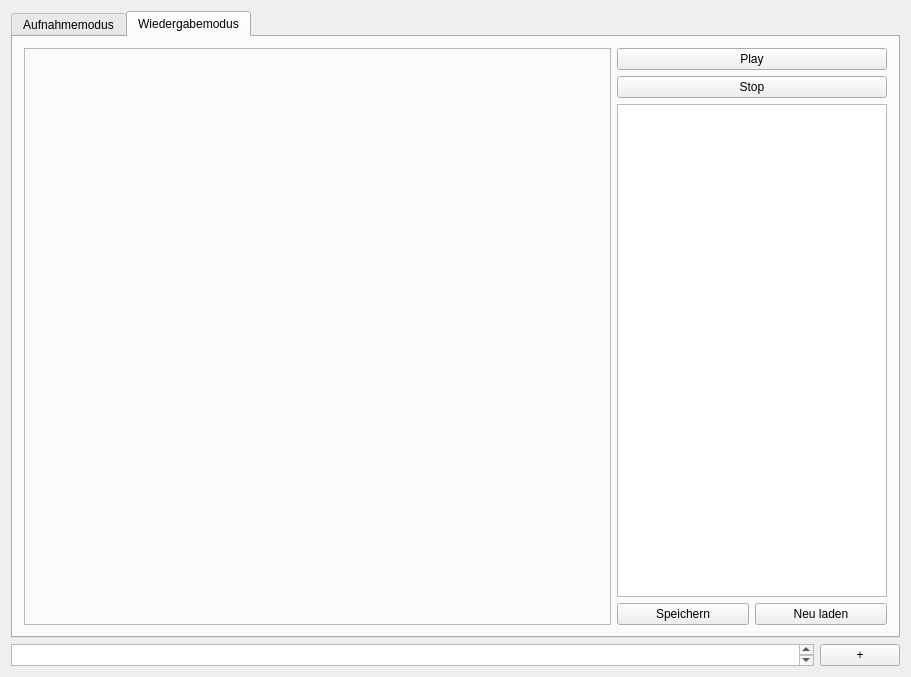
<?xml version="1.0" encoding="UTF-8"?>
<ui version="4.0">
 <class>MainWindow</class>
 <widget class="QMainWindow" name="MainWindow">
  <property name="geometry">
   <rect>
    <x>0</x>
    <y>0</y>
    <width>911</width>
    <height>677</height>
   </rect>
  </property>
  <property name="sizePolicy">
   <sizepolicy hsizetype="Expanding" vsizetype="Expanding">
    <horstretch>0</horstretch>
    <verstretch>0</verstretch>
   </sizepolicy>
  </property>
  <property name="windowTitle">
   <string>octopus video-capture tool</string>
  </property>
  <property name="documentMode">
   <bool>false</bool>
  </property>
  <widget class="QWidget" name="centralWidget">
   <property name="sizePolicy">
    <sizepolicy hsizetype="Expanding" vsizetype="Expanding">
     <horstretch>0</horstretch>
     <verstretch>0</verstretch>
    </sizepolicy>
   </property>
   <layout class="QVBoxLayout" name="verticalLayout_4">
    <item>
     <widget class="QTabWidget" name="tabWidget">
      <property name="enabled">
       <bool>true</bool>
      </property>
      <property name="sizePolicy">
       <sizepolicy hsizetype="Expanding" vsizetype="Expanding">
        <horstretch>0</horstretch>
        <verstretch>5</verstretch>
       </sizepolicy>
      </property>
      <property name="toolTip">
       <string/>
      </property>
      <property name="currentIndex">
       <number>1</number>
      </property>
      <property name="tabBarAutoHide">
       <bool>false</bool>
      </property>
      <widget class="QWidget" name="tab">
       <property name="enabled">
        <bool>true</bool>
       </property>
       <property name="sizePolicy">
        <sizepolicy hsizetype="Expanding" vsizetype="Expanding">
         <horstretch>0</horstretch>
         <verstretch>0</verstretch>
        </sizepolicy>
       </property>
       <attribute name="title">
        <string>Aufnahmemodus</string>
       </attribute>
       <layout class="QHBoxLayout" name="horizontalLayout_4">
        <item>
         <layout class="QVBoxLayout" name="verticalLayout_6">
          <item>
           <widget class="QFrame" name="frame_5">
            <property name="sizePolicy">
             <sizepolicy hsizetype="Expanding" vsizetype="Expanding">
              <horstretch>0</horstretch>
              <verstretch>0</verstretch>
             </sizepolicy>
            </property>
            <property name="frameShape">
             <enum>QFrame::StyledPanel</enum>
            </property>
            <property name="frameShadow">
             <enum>QFrame::Raised</enum>
            </property>
            <layout class="QHBoxLayout" name="horizontalLayout_3">
             <item>
              <layout class="QGridLayout" name="recordingGrid"/>
             </item>
             <item>
              <widget class="QGroupBox" name="groupBox">
               <property name="sizePolicy">
                <sizepolicy hsizetype="Maximum" vsizetype="Preferred">
                 <horstretch>0</horstretch>
                 <verstretch>0</verstretch>
                </sizepolicy>
               </property>
               <property name="maximumSize">
                <size>
                 <width>270</width>
                 <height>16777215</height>
                </size>
               </property>
               <property name="title">
                <string notr="true">Client Liste</string>
               </property>
               <layout class="QVBoxLayout" name="verticalLayout">
                <item>
                 <widget class="QTableWidget" name="tableWidget">
                  <property name="enabled">
                   <bool>true</bool>
                  </property>
                  <property name="sizePolicy">
                   <sizepolicy hsizetype="Preferred" vsizetype="Expanding">
                    <horstretch>0</horstretch>
                    <verstretch>0</verstretch>
                   </sizepolicy>
                  </property>
                  <property name="maximumSize">
                   <size>
                    <width>16777215</width>
                    <height>16777215</height>
                   </size>
                  </property>
                  <property name="font">
                   <font>
                    <pointsize>9</pointsize>
                   </font>
                  </property>
                  <property name="editTriggers">
                   <set>QAbstractItemView::NoEditTriggers</set>
                  </property>
                  <property name="alternatingRowColors">
                   <bool>false</bool>
                  </property>
                  <property name="selectionMode">
                   <enum>QAbstractItemView::NoSelection</enum>
                  </property>
                  <property name="showGrid">
                   <bool>true</bool>
                  </property>
                  <property name="cornerButtonEnabled">
                   <bool>true</bool>
                  </property>
                  <property name="rowCount">
                   <number>1</number>
                  </property>
                  <property name="columnCount">
                   <number>4</number>
                  </property>
                  <attribute name="horizontalHeaderVisible">
                   <bool>false</bool>
                  </attribute>
                  <attribute name="horizontalHeaderCascadingSectionResizes">
                   <bool>false</bool>
                  </attribute>
                  <attribute name="horizontalHeaderDefaultSectionSize">
                   <number>50</number>
                  </attribute>
                  <attribute name="horizontalHeaderHighlightSections">
                   <bool>true</bool>
                  </attribute>
                  <attribute name="horizontalHeaderMinimumSectionSize">
                   <number>10</number>
                  </attribute>
                  <attribute name="verticalHeaderVisible">
                   <bool>false</bool>
                  </attribute>
                  <attribute name="verticalHeaderDefaultSectionSize">
                   <number>20</number>
                  </attribute>
                  <attribute name="verticalHeaderHighlightSections">
                   <bool>true</bool>
                  </attribute>
                  <attribute name="verticalHeaderMinimumSectionSize">
                   <number>20</number>
                  </attribute>
                  <row/>
                  <column/>
                  <column/>
                  <column/>
                  <column/>
                 </widget>
                </item>
                <item>
                 <widget class="QPushButton" name="pushButton_Percent">
                  <property name="text">
                   <string>%</string>
                  </property>
                 </widget>
                </item>
                <item>
                 <widget class="QGroupBox" name="deviceBox">
                  <property name="title">
                   <string>Video Devices</string>
                  </property>
                  <layout class="QVBoxLayout" name="verticalLayout_2">
                   <item>
                    <widget class="QListWidget" name="deviceListWidget"/>
                   </item>
                  </layout>
                 </widget>
                </item>
               </layout>
              </widget>
             </item>
            </layout>
           </widget>
          </item>
          <item>
           <layout class="QHBoxLayout" name="horizontalLayout_2">
            <item>
             <widget class="QPushButton" name="recordButton">
              <property name="sizePolicy">
               <sizepolicy hsizetype="Fixed" vsizetype="Minimum">
                <horstretch>0</horstretch>
                <verstretch>0</verstretch>
               </sizepolicy>
              </property>
              <property name="minimumSize">
               <size>
                <width>0</width>
                <height>22</height>
               </size>
              </property>
              <property name="text">
               <string>Aufnehmen</string>
              </property>
             </widget>
            </item>
            <item>
             <widget class="QPushButton" name="recordStopButton">
              <property name="text">
               <string>Stop</string>
              </property>
             </widget>
            </item>
            <item>
             <spacer name="horizontalSpacer">
              <property name="orientation">
               <enum>Qt::Horizontal</enum>
              </property>
              <property name="sizeHint" stdset="0">
               <size>
                <width>40</width>
                <height>20</height>
               </size>
              </property>
             </spacer>
            </item>
           </layout>
          </item>
         </layout>
        </item>
       </layout>
      </widget>
      <widget class="QWidget" name="tab_2">
       <property name="enabled">
        <bool>true</bool>
       </property>
       <property name="sizePolicy">
        <sizepolicy hsizetype="Expanding" vsizetype="Expanding">
         <horstretch>0</horstretch>
         <verstretch>0</verstretch>
        </sizepolicy>
       </property>
       <attribute name="title">
        <string>Wiedergabemodus</string>
       </attribute>
       <layout class="QHBoxLayout" name="horizontalLayout_7">
        <item>
         <layout class="QHBoxLayout" name="horizontalLayout_6">
          <item>
           <widget class="QFrame" name="frame_6">
            <property name="sizePolicy">
             <sizepolicy hsizetype="Expanding" vsizetype="Expanding">
              <horstretch>0</horstretch>
              <verstretch>0</verstretch>
             </sizepolicy>
            </property>
            <property name="frameShape">
             <enum>QFrame::StyledPanel</enum>
            </property>
            <property name="frameShadow">
             <enum>QFrame::Raised</enum>
            </property>
           </widget>
          </item>
          <item>
           <layout class="QVBoxLayout" name="verticalLayout_5">
            <item>
             <widget class="QPushButton" name="playButton">
              <property name="sizePolicy">
               <sizepolicy hsizetype="Minimum" vsizetype="Fixed">
                <horstretch>0</horstretch>
                <verstretch>0</verstretch>
               </sizepolicy>
              </property>
              <property name="text">
               <string>Play</string>
              </property>
             </widget>
            </item>
            <item>
             <widget class="QPushButton" name="stopButton">
              <property name="text">
               <string>Stop</string>
              </property>
             </widget>
            </item>
            <item>
             <widget class="QListWidget" name="recordingList">
              <property name="sizePolicy">
               <sizepolicy hsizetype="Maximum" vsizetype="Expanding">
                <horstretch>0</horstretch>
                <verstretch>0</verstretch>
               </sizepolicy>
              </property>
              <property name="minimumSize">
               <size>
                <width>270</width>
                <height>0</height>
               </size>
              </property>
             </widget>
            </item>
            <item>
             <layout class="QHBoxLayout" name="recordingButtons">
              <item>
               <widget class="QPushButton" name="saveRecordingButton">
                <property name="text">
                 <string>Speichern</string>
                </property>
               </widget>
              </item>
              <item>
               <widget class="QPushButton" name="reloadButton">
                <property name="text">
                 <string>Neu laden</string>
                </property>
               </widget>
              </item>
             </layout>
            </item>
           </layout>
          </item>
         </layout>
        </item>
       </layout>
       <zorder></zorder>
      </widget>
     </widget>
    </item>
    <item>
     <layout class="QHBoxLayout" name="horizontalLayout" stretch="0,0">
      <item>
       <widget class="QTextEdit" name="debugTextEdit">
        <property name="enabled">
         <bool>true</bool>
        </property>
        <property name="sizePolicy">
         <sizepolicy hsizetype="Expanding" vsizetype="Minimum">
          <horstretch>0</horstretch>
          <verstretch>0</verstretch>
         </sizepolicy>
        </property>
        <property name="minimumSize">
         <size>
          <width>0</width>
          <height>22</height>
         </size>
        </property>
        <property name="maximumSize">
         <size>
          <width>16777215</width>
          <height>120</height>
         </size>
        </property>
        <property name="font">
         <font>
          <pointsize>9</pointsize>
         </font>
        </property>
        <property name="textInteractionFlags">
         <set>Qt::NoTextInteraction</set>
        </property>
       </widget>
      </item>
      <item>
       <widget class="QPushButton" name="pushButton">
        <property name="sizePolicy">
         <sizepolicy hsizetype="Fixed" vsizetype="Fixed">
          <horstretch>0</horstretch>
          <verstretch>0</verstretch>
         </sizepolicy>
        </property>
        <property name="text">
         <string>+</string>
        </property>
       </widget>
      </item>
     </layout>
    </item>
   </layout>
  </widget>
  <widget class="QMenuBar" name="menuBar">
   <property name="geometry">
    <rect>
     <x>0</x>
     <y>0</y>
     <width>911</width>
     <height>22</height>
    </rect>
   </property>
  </widget>
 </widget>
 <layoutdefault spacing="6" margin="11"/>
 <resources/>
 <connections/>
 <slots>
  <slot>changeRecordButtonName()</slot>
 </slots>
</ui>
